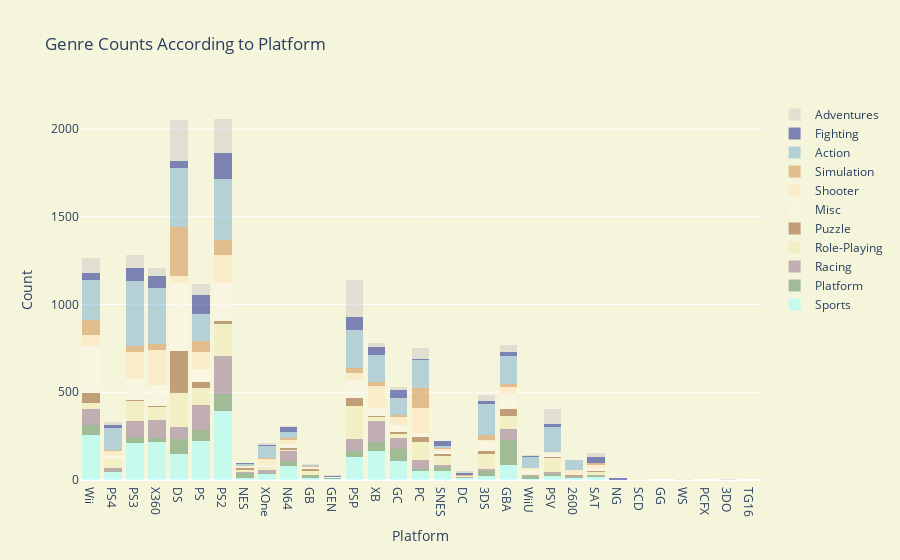

This figure's notebook cell:
### Code cell
trace1=go.Histogram(
    x=sport_filter.Platform,
    opacity=0.7,
    name="Sports",
    marker=dict(color='rgba(151,255,255,0.7)'))
trace2=go.Histogram(
    x=platform_filter.Platform,
    opacity=0.7,
    name="Platform",
    marker=dict(color="rgba(74,128,77,0.7)"))
trace3=go.Histogram(
    x=racing_filter.Platform,
    opacity=0.7,
    name="Racing",
    marker=dict(color="rgba(139,101,139,0.7)"))
trace4=go.Histogram(
    x=role_filter.Platform,
    opacity=0.7,
    name="Role-Playing",
    marker=dict(color="rgba(238,232,170,0.7)"))
trace5=go.Histogram(
    x=puzzle_filter.Platform,
    opacity=0.7,
    name="Puzzle",
    marker=dict(color="rgba(139,69,19,0.7)"))
trace6=go.Histogram(
    x=misc_filter.Platform,
    opacity=0.7,
    name="Misc",
    marker=dict(color="rgba(253 ,245 ,230,0.7)"))
trace7=go.Histogram(
    x=shooter_filter.Platform,
    opacity=0.7,
    name="Shooter",
    marker=dict(color="rgba(255 ,228 ,181,0.7)"))
trace8=go.Histogram(
    x=simulation_filter.Platform,
    opacity=0.7,
    name="Simulation",
    marker=dict(color="rgba(205, 133, 63,0.7)"))
trace9=go.Histogram(
    x=action_filter.Platform,
    opacity=0.7,
    name="Action",
    marker=dict(color="rgba(116,173,209,0.7)"))
trace10=go.Histogram(
    x=fighting_filter.Platform,
    opacity=0.7,
    name="Fighting",
    marker=dict(color="rgba(1,15,139,0.7)"))
trace11=go.Histogram(
    x=adventure_filter.Platform,
    opacity=0.7,
    name="Adventures",
    marker=dict(color="rgba(205 ,201, 201,0.7)"))
trace12=go.Histogram(
    x=strategy_filter.Platform,
    opacity=0.7,
    name="Stragety",
    marker=dict(color="rgba(255, 222 ,173,0.7)"))

data_new=[trace1,trace2,trace3,trace4,trace5,trace6,trace7,trace8,trace9,trace10,trace11,trace12]
layout_new = go.Layout(barmode='stack',
                   title='Genre Counts According to Platform',
                   xaxis=dict(title='Platform'),
                   yaxis=dict( title='Count'),
                   paper_bgcolor='beige',
                   plot_bgcolor='beige'
)
fig = go.Figure(data=data_new, layout=layout_new)
iplot(fig)

### Figure 1 — Plotly figure (JSON) as saved in the notebook; plotly's stock layout.template omitted (floating-point values rounded to 4 significant figures; data arrays with more than 128 entries replaced by an {"elided": "..."} marker saying what was removed)
{"data": [{"marker": {"color": "rgba(151,255,255,0.7)"}, "name": "Sports", "opacity": 0.7, "type": "histogram", "x": {"elided": "2304 str values"}}, {"marker": {"color": "rgba(74,128,77,0.7)"}, "name": "Platform", "opacity": 0.7, "type": "histogram", "x": {"elided": "875 str values"}}, {"marker": {"color": "rgba(139,101,139,0.7)"}, "name": "Racing", "opacity": 0.7, "type": "histogram", "x": {"elided": "1225 str values"}}, {"marker": {"color": "rgba(238,232,170,0.7)"}, "name": "Role-Playing", "opacity": 0.7, "type": "histogram", "x": {"elided": "1470 str values"}}, {"marker": {"color": "rgba(139,69,19,0.7)"}, "name": "Puzzle", "opacity": 0.7, "type": "histogram", "x": {"elided": "570 str values"}}, {"marker": {"color": "rgba(253 ,245 ,230,0.7)"}, "name": "Misc", "opacity": 0.7, "type": "histogram", "x": {"elided": "1686 str values"}}, {"marker": {"color": "rgba(255 ,228 ,181,0.7)"}, "name": "Shooter", "opacity": 0.7, "type": "histogram", "x": {"elided": "1282 str values"}}, {"marker": {"color": "rgba(205, 133, 63,0.7)"}, "name": "Simulation", "opacity": 0.7, "type": "histogram", "x": {"elided": "848 str values"}}, {"marker": {"color": "rgba(116,173,209,0.7)"}, "name": "Action", "opacity": 0.7, "type": "histogram", "x": {"elided": "3251 str values"}}, {"marker": {"color": "rgba(1,15,139,0.7)"}, "name": "Fighting", "opacity": 0.7, "type": "histogram", "x": {"elided": "836 str values"}}, {"marker": {"color": "rgba(205 ,201, 201,0.7)"}, "name": "Adventures", "opacity": 0.7, "type": "histogram", "x": {"elided": "1274 str values"}}, {"marker": {"color": "rgba(255, 222 ,173,0.7)"}, "name": "Stragety", "opacity": 0.7, "type": "histogram", "x": []}], "layout": {"barmode": "stack", "paper_bgcolor": "beige", "plot_bgcolor": "beige", "title": {"text": "Genre Counts According to Platform"}, "xaxis": {"title": {"text": "Platform"}}, "yaxis": {"title": {"text": "Count"}}}}
